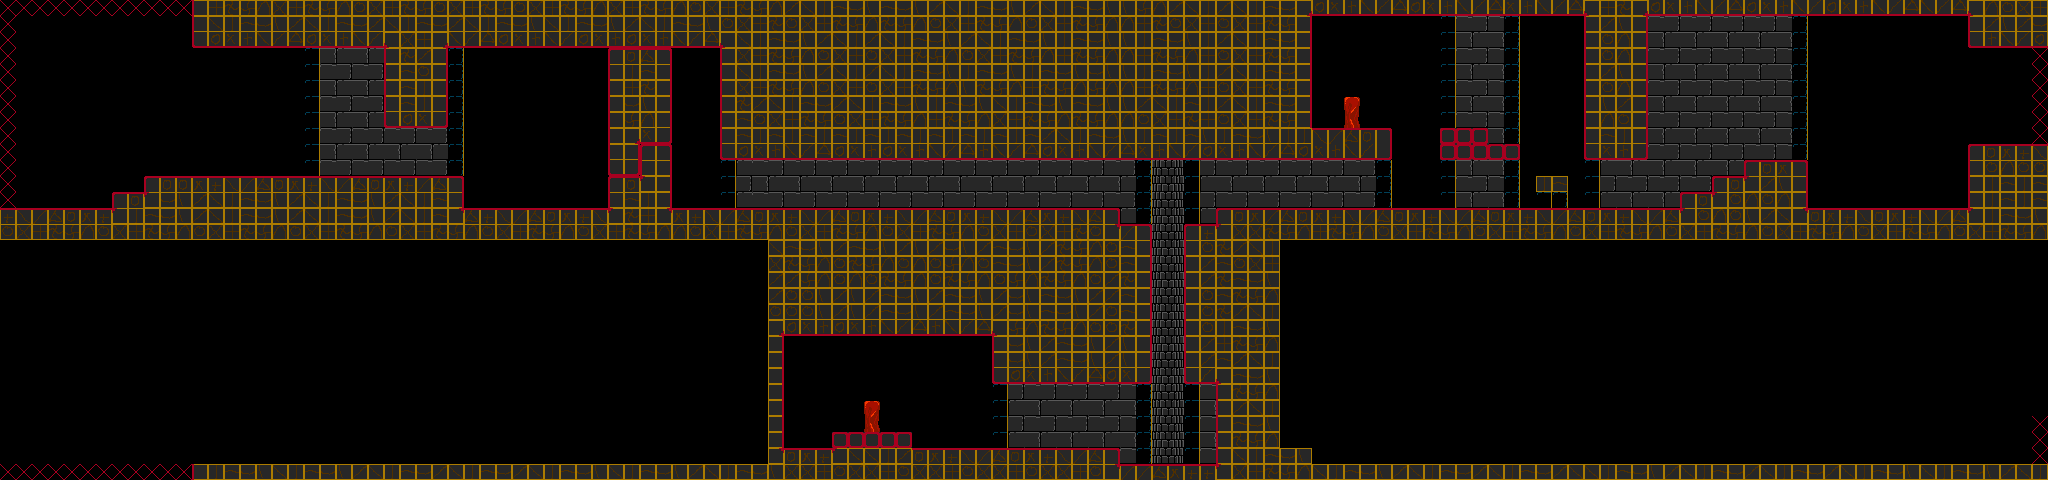

The image is a tile-based game level rendered from a .tmx file. Its description and source (layers, tilesets, objects; grid data summarised) follow:
An orthogonal 128x30 tile map with 16x16 px tiles, 2 tile layers (back, front) and 39 objects (28x BreakableTile, 2x Item, SceneIntro, Door, Lift, ...).

<map version="1.0" orientation="orthogonal" width="128" height="30" tilewidth="16" tileheight="16">
 <tileset firstgid="1" name="tiles0" tilewidth="16" tileheight="16">
  <image source="../../img/tiles/tiles0.gif" trans="ff00ff" width="256" height="256" />
 </tileset>
 <layer name="back" width="128" height="30">
  <data>[3840 cells, 590 non-empty, 10 distinct tile ids]</data>
 </layer>
 <layer name="front" width="128" height="30">
  <data>[3840 cells, 1418 non-empty, 40 distinct tile ids]</data>
 </layer>
 <objectgroup name="objects" width="128" height="30">
  <properties>
   <property name="map_tile" value="5,7,7,38,48,21,7,6,0,0,0,36,28,0,0,0" />
   <property name="tileset" value="tilesintro" />
  </properties>
  <object name="SceneIntro" gid="199" x="160" y="160" />
  <object name="Item" gid="199" x="1344" y="96">
   <properties>
    <property name="name" value="key_0" />
   </properties>
  </object>
  <object name="Door" gid="199" x="1040" y="424">
   <properties>
    <property name="name" value="key_0" />
   </properties>
  </object>
  <object name="Lift" gid="199" x="1152" y="192" />
  <object name="Sentry" gid="199" x="880" y="192" />
  <object name="WaystoneChest" gid="118" x="736" y="192">
   <properties>
    <property name="door" value="true" />
   </properties>
  </object>
  <object name="BreakableTile" gid="232" x="656" y="96">
   <properties>
    <property name="item" value="waystone" />
   </properties>
  </object>
  <object name="BreakableTile" gid="232" x="608" y="64" />
  <object name="BreakableTile" gid="232" x="608" y="80" />
  <object name="BreakableTile" gid="232" x="608" y="96" />
  <object name="BreakableTile" gid="232" x="608" y="112" />
  <object name="BreakableTile" gid="232" x="608" y="128" />
  <object name="BreakableTile" gid="232" x="608" y="144" />
  <object name="BreakableTile" gid="232" x="608" y="160" />
  <object name="BreakableTile" gid="232" x="608" y="176" />
  <object name="BreakableTile" gid="232" x="624" y="176" />
  <object name="BreakableTile" gid="232" x="624" y="160" />
  <object name="BreakableTile" gid="232" x="624" y="144" />
  <object name="BreakableTile" gid="232" x="624" y="128" />
  <object name="BreakableTile" gid="232" x="624" y="112" />
  <object name="BreakableTile" gid="232" x="624" y="96" />
  <object name="BreakableTile" gid="232" x="624" y="80" />
  <object name="BreakableTile" gid="232" x="624" y="64" />
  <object name="BreakableTile" gid="232" x="640" y="64" />
  <object name="BreakableTile" gid="232" x="640" y="80" />
  <object name="BreakableTile" gid="232" x="640" y="96" />
  <object name="BreakableTile" gid="232" x="640" y="112" />
  <object name="BreakableTile" gid="232" x="640" y="128" />
  <object name="BreakableTile" gid="232" x="640" y="144" />
  <object name="BreakableTile" gid="232" x="656" y="144" />
  <object name="BreakableTile" gid="232" x="656" y="128" />
  <object name="BreakableTile" gid="232" x="656" y="112" />
  <object name="BreakableTile" gid="232" x="656" y="80" />
  <object name="BreakableTile" gid="232" x="656" y="64" />
  <object name="Player" gid="199" x="64" y="192" />
  <object name="BigBones" gid="199" x="400" y="160">
   <properties>
    <property name="active" value="false" />
    <property name="flip" value="true" />
   </properties>
  </object>
  <object name="Item" gid="199" x="864" y="400">
   <properties>
    <property name="name" value="intro_item" />
   </properties>
  </object>
  <object name="Gate" gid="199" x="1616" y="192">
   <properties>
    <property name="min_damage" value="10" />
   </properties>
  </object>
  <object name="SceneEndIntro" gid="199" x="1792" y="144" />
 </objectgroup>
</map>
